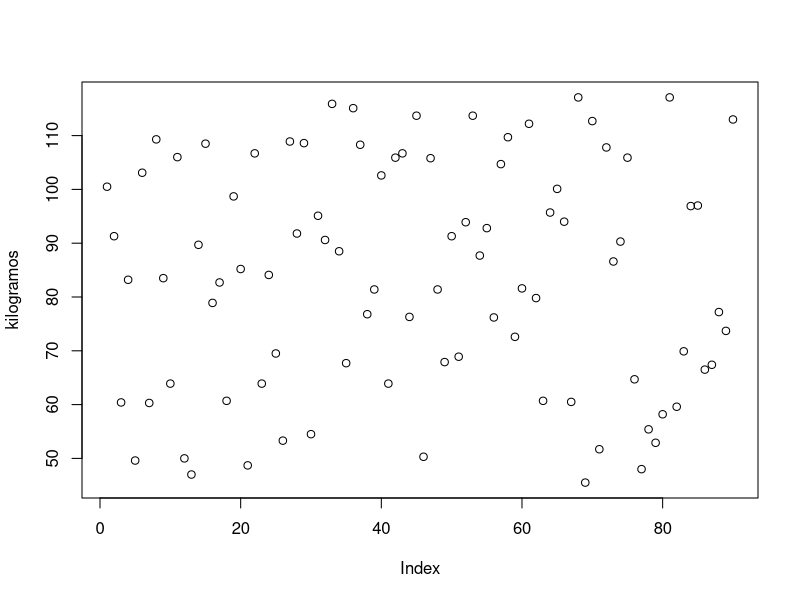
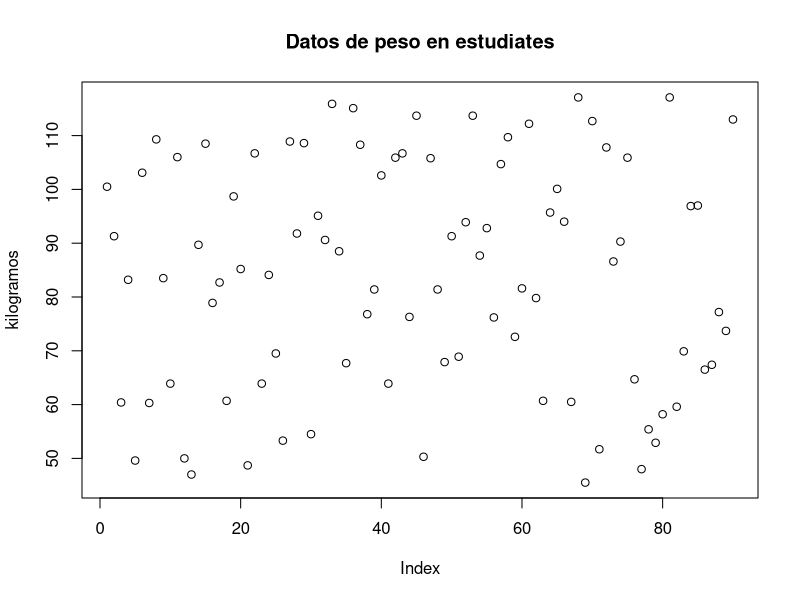
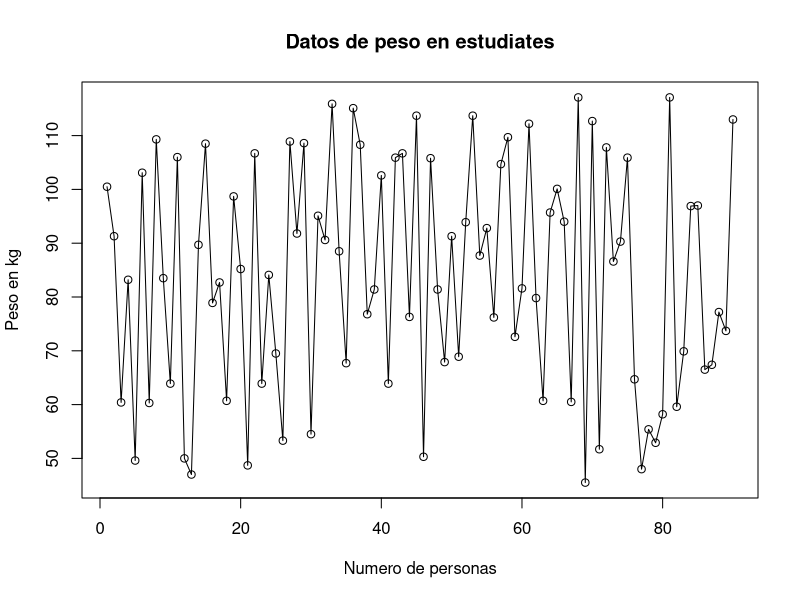
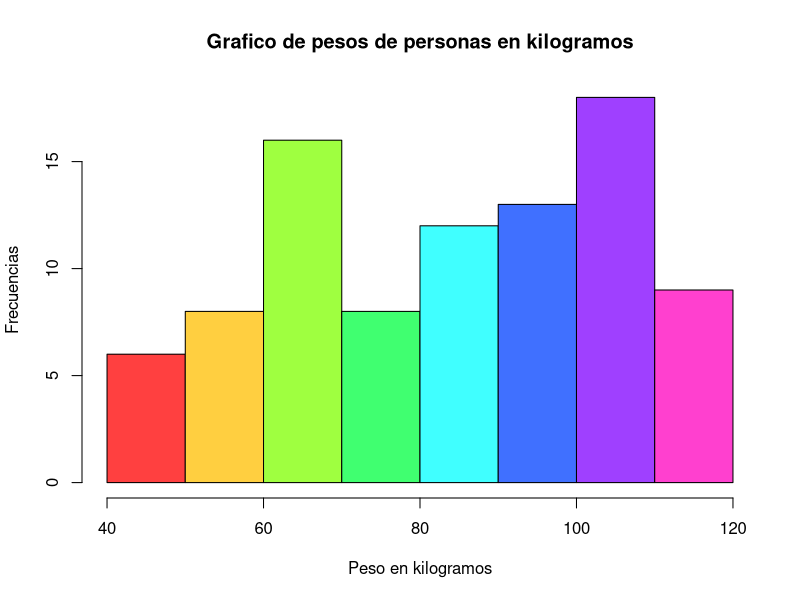
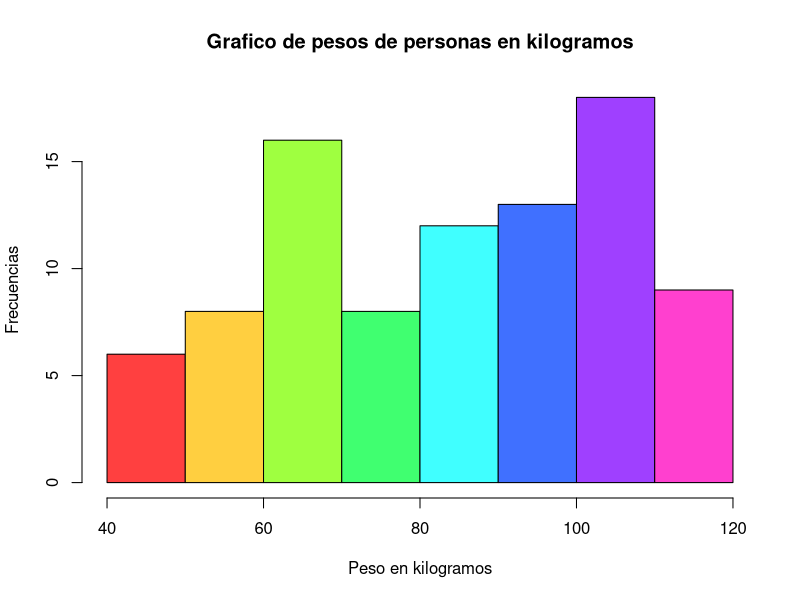

R code for these plots, in order:
kilogramos<-c(100.5, 91.3, 60.4, 83.2, 49.6, 103.1, 60.3,
              109.3, 83.5, 63.9, 106, 50, 47, 89.7, 108.5, 78.9, 82.7, 60.7, 98.7, 85.2,
              48.7, 106.7, 63.9, 84.1, 69.5, 53.3, 108.9, 91.8, 108.6, 54.5, 95.1, 90.6,
              115.9, 88.5, 67.7, 115.1, 108.3, 76.8, 81.4, 102.6, 63.9, 105.9, 106.7,
              76.3, 113.7, 50.3, 105.8, 81.4, 67.9, 91.3, 68.9, 93.9, 113.7, 87.7, 92.8,
              76.2, 104.7, 109.7, 72.6, 81.6, 112.2, 79.8, 60.7, 95.7, 100.1, 94, 60.5,
              117.1, 45.5, 112.7, 51.7, 107.8, 86.6, 90.3, 105.9, 64.7, 48, 55.4, 52.9,
              58.2, 117.1, 59.6, 69.9, 96.9, 97, 66.5, 67.4, 77.2, 73.7, 113);
summary(kilogramos);

kg_ord<-sort(kilogramos); (kg_ord);

##----Nos dice cantos datos son----

length(kilogramos);

##----Nos dice la media----

x_media<-mean(kilogramos); (x_media);

##----Nos dice la varianza----

x_varianza<-var(kilogramos); (x_varianza);

##----Nos dice las desviación estandar----

x_DesvStd<-sd(kilogramos); (x_DesvStd);


##----Nos indica los cuartiles----

x_cuartiles<-quantile(kilogramos); (x_cuartiles);

Q1<-x_cuartiles[2]; (Q1);

Q2<-x_cuartiles[3]; (Q2);

Q3<-x_cuartiles[4]; (Q3);

##----Nos dice los diciles----

D3<-kg_ord[27]; (D3);

D5<-kg_ord[45]; (D5);

D7<-kg_ord[63]; (D7);

D9<-kg_ord[81]; (D9);

D8<-kg_ord[72]; (D8);

##----Realizamos  nuestros deciles automáticamente----


indices<-1:10; (indices);

cte<-9;

t<-cte*indices; (t);

d1<-kg_ord[1*cte]; (d1);

mis_deciles<-kg_ord[t]; (mis_deciles);

plot(kilogramos);

plot(kilogramos, main = "Datos de peso en estudiates");

plot(kilogramos, names.arg = names(kilogramos), xlab="Numero de personas", ylab="Peso en kg", main ="Datos de peso en estudiates", type="o");

hist(kilogramos, xlab="Peso en kilogramos", ylab="Frecuencias", main ="Grafico de pesos de personas en kilogramos", col = rainbow(8,0.75));

h<-hist(kilogramos, xlab="Peso en kilogramos", ylab="Frecuencias", main ="Grafico de pesos de personas en kilogramos", col = rainbow(8,0.75));

(h);

dens<- h$density;sum(dens);